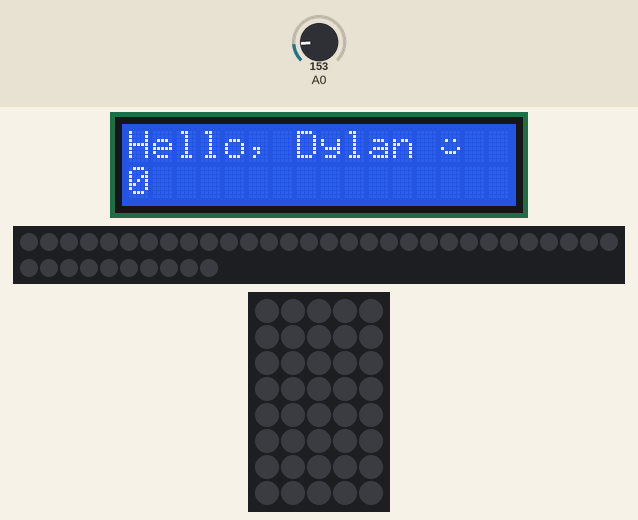
Bench run of a sketch on a simulated Arduino Uno, built with avr-gcc and run on an emulated ATmega328P. On the bench: 16×2 character LCD, 40 RGB LEDs in strip order, left to right, continuing on the next row, 5×8 RGB LED matrix (first LED top left, wired row by row). The inputs (shaded band) are chosen by the test bench; at power-on: A0 = 153. Dim RGB values are drawn brighter than linear.

Above: at 0.1 s.
At 4.2 s:
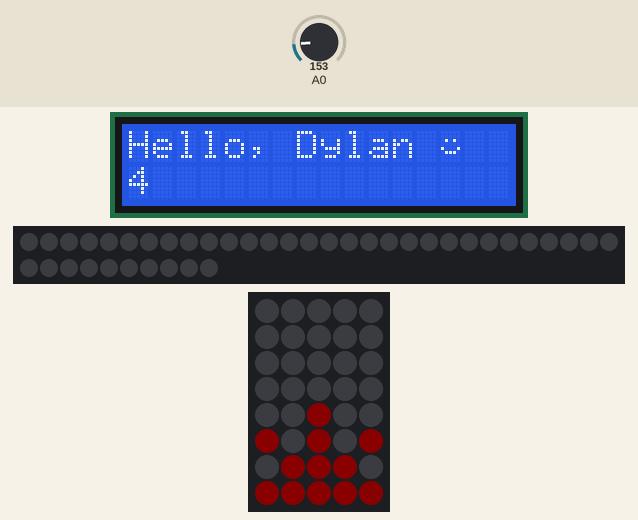
At 9.3 s:
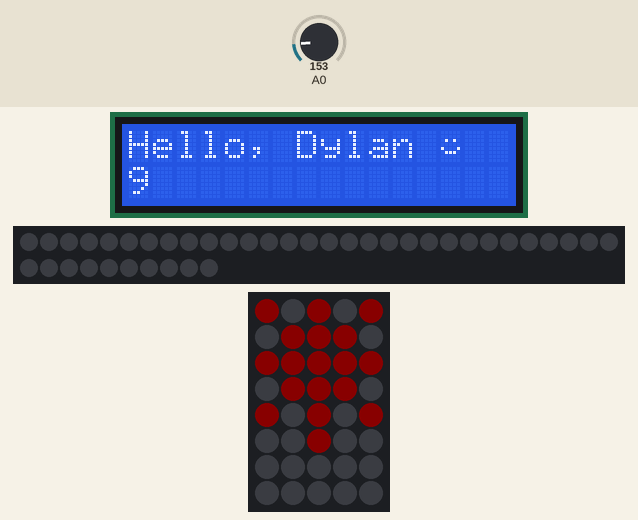
At 19.4 s:
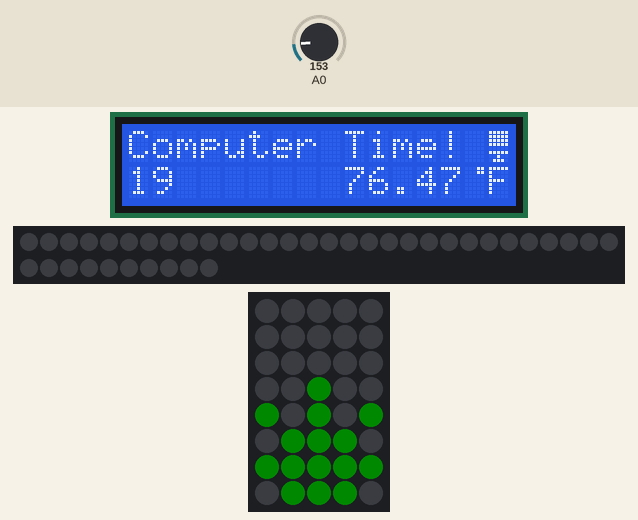
At 28.6 s:
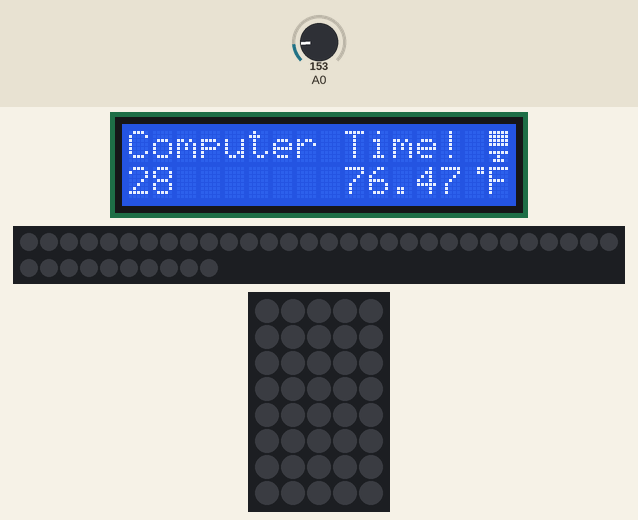
At 38.8 s:
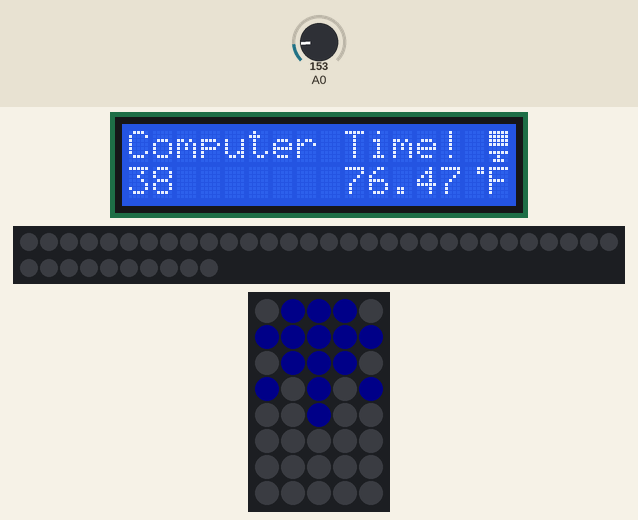

Measured:
- what the display in image 1 shows lasts 1.1 s, from 4.1 s to 5.2 s

The sketch:

CustomLCD.ino
```cpp
#include <Adafruit_NeoPixel.h>
#include <Adafruit_NeoMatrix.h>
#include <LiquidCrystal.h>          //the liquid crystal library contains commands for printing to the display
#ifdef __AVR__
 #include <avr/power.h> // Required for 16 MHz Adafruit Trinket
#endif

#define PIN 6
#define DELAYVAL 50
#define NUMPIXELS 40

Adafruit_NeoPixel pixels(NUMPIXELS, PIN, NEO_GRB + NEO_KHZ800);

Adafruit_NeoMatrix matrix = Adafruit_NeoMatrix(5, 8, PIN,
  NEO_MATRIX_TOP    + NEO_MATRIX_RIGHT +
  NEO_MATRIX_COLUMNS + NEO_MATRIX_PROGRESSIVE,
  NEO_GRB            + NEO_KHZ800);


const uint16_t colors[] = {
  matrix.Color(255, 0, 0), matrix.Color(0, 255, 0), matrix.Color(0, 0, 255) };

LiquidCrystal lcd(13, 12, 11, 10, 9, 8);   // tell the RedBoard what pins are connected to the display
int count = 0;
float voltage = 0;                          //the voltage measured from the TMP36
float degreesC = 0;                         //the temperature in Celsius, calculated from the voltage
float degreesF = 0;                         //the temperature in Fahrenheit, calculated from the voltage
int minutes = 0;
int hours = 0;
byte smile[8] =                             // tells which bit in the array to light up for a smile face
{
                0b00000,

                0b00000,

                0b01010,

                0b00000,

                0b10001,

                0b01110,

                0b00000,

                0b00000
  };
  byte determined[8] =                    // this is the work brief case
  {
      0b00000,
      0b01110,
      0b01010,
      0b11111,
      0b11111,
      0b11111,
      0b11111,
      0b00000

    };

    byte degreeMark[8] =
    {
      0b00011,
      0b00011,
      0b00000,
      0b00000,
      0b00000,
      0b00000,
      0b00000,
      0b00000


     };

     byte computerTime[8] =
     {

      0b11111,
      0b11111,
      0b11111,
      0b11111,
      0b00000,
      0b11111,
      0b00100,
      0b01110

      };

      byte breakHandsDown[8] =
      {
        0b01110,
        0b01110,
        0b00100,
        0b11111,
        0b10101,
        0b00100,
        0b11111,
        0b10001


        };
      byte breakHandsUp[8] =
      {
        0b01110,
        0b01110,
        0b10101,
        0b11111,
        0b00100,
        0b00100,
        0b11111,
        0b10001


        };

void setup() {

  #if defined(__AVR_ATtiny85__) && (F_CPU == 16000000)
    clock_prescale_set(clock_div_1);
  #endif
  lcd.begin(16, 2);                 //tell the lcd library that we are using a display that is 16 characters wide and 2 characters high
  lcd.clear();                      //clear the display
  pixels.clear();
  lcd.createChar(1, smile);
  lcd.createChar(2, determined);
  lcd.createChar(3, degreeMark);
  lcd.createChar(4, computerTime);
  lcd.createChar(5, breakHandsDown);
  lcd.createChar(6, breakHandsUp);
  pixels.begin();
  matrix.begin();
  matrix.setTextWrap(false);
  matrix.setBrightness(10);
  matrix.setTextColor(colors[0]);
}
int x    = matrix.height();
int pass = 0;
void loop() {
             matrix.fillScreen(0);
  matrix.setCursor(0, x);
  matrix.print(F("***"));
  if(--x < -5) {
    x = matrix.height();
    if(++pass >= 3) pass = 0;
    matrix.setTextColor(colors[pass]);
  }
  matrix.show();
   voltage = analogRead(A0) * 0.004882813;   //convert the analog reading, which varies from 0 to 1023, back to a voltage value from 0-5 volts
  degreesC = (voltage - 0.5) * 100.0;       //convert the voltage to a temperature in degrees Celsius
  degreesF = degreesC * (9.0 / 5.0) + 32.0; //convert the voltage to a temperature in degrees Fahrenheit
  if(count < 15 && minutes == 0 && hours == 0)
  {


      lcd.setCursor(0, 0);
      lcd.print("Hello, Dylan");
      lcd.setCursor(13,0);
      lcd.write(1);
      lcd.setCursor(0,1);
      lcd.print(count);
      count++;
      delay(1000);

   }
   else if(count < 60 && minutes == 0 && hours == 0 )
   {
        lcd.setCursor(0, 0);
        lcd.print("Computer Time! ");
        lcd.write(4);

        lcd.setCursor(0, 1);              //move the cursor to the first space of the bottom row
        lcd.print(count);       //print the number of seconds that have passed since the last reset
        lcd.setCursor(9,1);
        lcd.print(degreesF);
        lcd.write(3);
        lcd.print("F");
        count++;
        delay(1000);

             if(count == 60)
            {
              minutes++;

            }
   }
   if(count >= 60)
   {
    count = 0;
    }

    if(minutes == 60)
    {
      minutes = 0;
      hours++;
      }

      if(minutes == 30 && minutes < 32)
      {
          pixels.clear();
          for(int i=0; i<NUMPIXELS; i++) { // For each pixel...

    // pixels.Color() takes RGB values, from 0,0,0 up to 255,255,255
    // Here we're using a moderately bright green color:
    pixels.setPixelColor(i, pixels.Color(20, 0, 0));

    pixels.show();   // Send the updated pixel colors to the hardware.

    //delay(DELAYVAL); // Pause before next pass through loop
  }

        lcd.clear();
        lcd.setCursor(0,0);
        lcd.print("Take a Break! ");
        lcd.print(count);
          if(count % 2 == 0)
          {
                    lcd.setCursor(0,1);
                    lcd.write(5);

            }
            else
            {
                 lcd.setCursor(0,1);
                 lcd.write(6);
              }

        count++;
        delay(1000);
        if(count == 60)
        {
          minutes++;
          }


        }


      else if(minutes >= 1 && hours == 0 || minutes == 32)
      {


        lcd.clear();
        lcd.setCursor(0, 0);
        lcd.print("Computer Time!");
        lcd.write(4);

        lcd.setCursor(0, 1);
        lcd.print(minutes);       //print the number of minutes that have passed since the last reset
        lcd.print(":");
        lcd.print(count);
        lcd.setCursor(9,1);
        lcd.print(degreesF);
        lcd.write(3);
        lcd.print("F");
        count++;
        delay(1000);


         if(count == 60)
          {
             minutes++;

          }


        }

        else if(hours >= 1 && minutes >= 0 || minutes == 32)
        {
                  lcd.clear();
          lcd.setCursor(0, 0);
          lcd.print("Computer Time! ");
          lcd.write(4);

          lcd.setCursor(0, 1);
          lcd.print(hours);       //print the number of hours that have passed since the last reset
          lcd.print(":");
          lcd.print(minutes);
          lcd.print(":");
          lcd.print(count);
          lcd.setCursor(9,1);
          lcd.print(degreesF);
          lcd.write(3);
          lcd.print("F");
          count++;
          delay(1000);
                   if(count == 60)
          {
             minutes++;

          }

         }


   }
```
